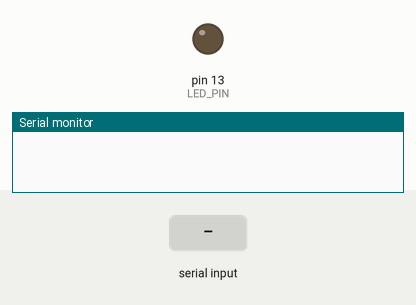
The sketch below on a simulated Arduino Uno, built with avr-gcc and run on an emulated ATmega328P. Shown: output pins drawn as LEDs (lit = HIGH), the last lines printed to the serial monitor. Inputs (shaded band) come from the test bench.

Above: at 1.2 s.
1.3 s: "1" received over Serial
At 1.7 s:
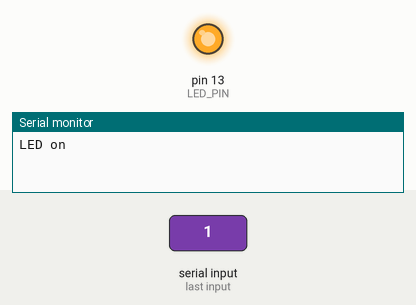
2.8 s: "2" received over Serial
At 4.1 s:
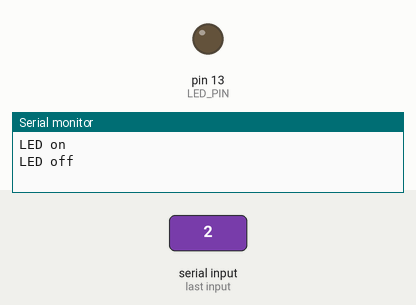
Timing chart, 0 to 5.8 s (numbered marks = the images above; inputs shaded):
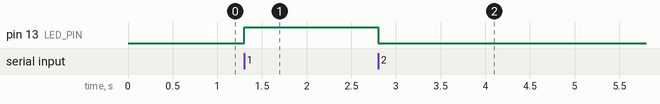

Measured:
- after the input at 1.3 s, pin 13 (LED_PIN): LOW → HIGH at once
- after the input at 2.8 s, pin 13 (LED_PIN): HIGH → LOW at once

The sketch:

LedSwitch.ino
```cpp
const unsigned int LED_PIN = 13;
const unsigned int BAUD_RATE = 9600;

void setup() {
  pinMode(LED_PIN, OUTPUT);
  Serial.begin(BAUD_RATE); // <label id="code.welcome.init_serial"/>
}

void loop() {
  if (Serial.available() > 0) { // <label id="code.welcome.available"/>
    int command = Serial.read();
    if (command == '1') {
      digitalWrite(LED_PIN, HIGH);
      Serial.println("LED on");
    } else if (command == '2') {
      digitalWrite(LED_PIN, LOW);
      Serial.println("LED off");
    } else {
      Serial.print("Unknown command: ");
      Serial.println(command); // <label id="code.welcome.print_formats"/>
    }
  }
}
```
